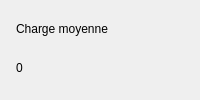
                            <widget class="QFrame" name="statLoadCard">
                              <property name="card" stdset="0">
                                <bool>true</bool>
                              </property>
                              <property name="minimumSize">
                                <size>
                                  <width>0</width>
                                  <height>88</height>
                                </size>
                              </property>
                              <layout class="QVBoxLayout" name="statLoadLayout">
                                <property name="leftMargin">
                                  <number>16</number>
                                </property>
                                <property name="topMargin">
                                  <number>14</number>
                                </property>
                                <property name="rightMargin">
                                  <number>16</number>
                                </property>
                                <property name="bottomMargin">
                                  <number>12</number>
                                </property>
                                <property name="spacing">
                                  <number>4</number>
                                </property>
                                <item>
                                  <layout class="QHBoxLayout" name="statLoadHead">
                                    <property name="leftMargin">
                                      <number>0</number>
                                    </property>
                                    <property name="topMargin">
                                      <number>0</number>
                                    </property>
                                    <property name="rightMargin">
                                      <number>0</number>
                                    </property>
                                    <property name="bottomMargin">
                                      <number>0</number>
                                    </property>
                                    <property name="spacing">
                                      <number>6</number>
                                    </property>
                                    <item>
                                      <widget class="QLabel" name="statLoadTitle">
                                        <property name="text">
                                          <string>Charge moyenne</string>
                                        </property>
                                        <property name="muted" stdset="0">
                                          <bool>true</bool>
                                        </property>
                                      </widget>
                                    </item>
                                    <item>
                                      <spacer name="statLoadSp">
                                        <property name="orientation">
                                          <enum>Qt::Horizontal</enum>
                                        </property>
                                        <property name="sizeHint">
                                          <size>
                                            <width>20</width>
                                            <height>10</height>
                                          </size>
                                        </property>
                                      </spacer>
                                    </item>
                                    <item>
                                      <widget class="QLabel" name="statLoadIcon">
                                        <property name="text">
                                          <string/>
                                        </property>
                                        <property name="iconbox" stdset="0">
                                          <bool>true</bool>
                                        </property>
                                        <property name="minimumSize">
                                          <size>
                                            <width>30</width>
                                            <height>30</height>
                                          </size>
                                        </property>
                                        <property name="maximumSize">
                                          <size>
                                            <width>30</width>
                                            <height>30</height>
                                          </size>
                                        </property>
                                        <property name="alignment">
                                          <set>Qt::AlignCenter</set>
                                        </property>
                                      </widget>
                                    </item>
                                  </layout>
                                </item>
                                <item>
                                  <layout class="QHBoxLayout" name="statLoadRow">
                                    <property name="leftMargin">
                                      <number>0</number>
                                    </property>
                                    <property name="topMargin">
                                      <number>0</number>
                                    </property>
                                    <property name="rightMargin">
                                      <number>0</number>
                                    </property>
                                    <property name="bottomMargin">
                                      <number>0</number>
                                    </property>
                                    <property name="spacing">
                                      <number>8</number>
                                    </property>
                                    <item>
                                      <widget class="QLabel" name="statLoadValue">
                                        <property name="text">
                                          <string>0</string>
                                        </property>
                                        <property name="kpi" stdset="0">
                                          <bool>true</bool>
                                        </property>
                                      </widget>
                                    </item>
                                    <item>
                                      <widget class="QLabel" name="statLoadSub">
                                        <property name="text">
                                          <string/>
                                        </property>
                                        <property name="muted" stdset="0">
                                          <bool>true</bool>
                                        </property>
                                        <property name="alignment">
                                          <set>Qt::AlignLeft|Qt::AlignBottom</set>
                                        </property>
                                      </widget>
                                    </item>
                                    <item>
                                      <spacer name="statLoadSp2">
                                        <property name="orientation">
                                          <enum>Qt::Horizontal</enum>
                                        </property>
                                        <property name="sizeHint">
                                          <size>
                                            <width>20</width>
                                            <height>10</height>
                                          </size>
                                        </property>
                                      </spacer>
                                    </item>
                                  </layout>
                                </item>
                              </layout>
                            </widget>
